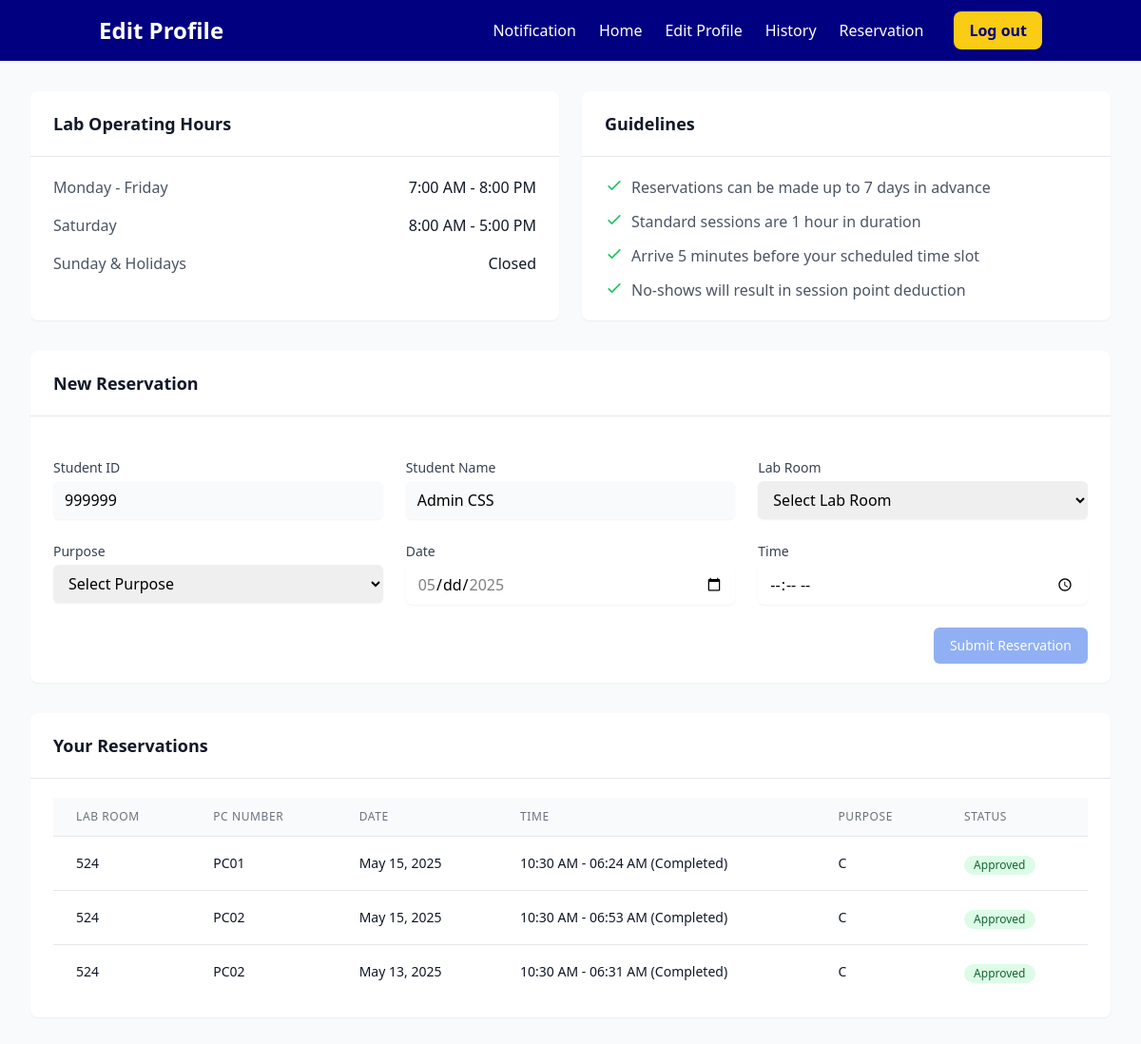
/reservation.php (signed in), run on the app's committed database.
### tables this page shows
CREATE TABLE `users` (
  `ID` int(11) NOT NULL,
  `ID_NUMBER` int(11) NOT NULL,
  `LASTNAME` varchar(50) NOT NULL,
  `FIRSTNAME` varchar(50) NOT NULL,
  `MIDDLENAME` varchar(50) DEFAULT NULL,
  `COURSE` varchar(100) DEFAULT NULL,
  `YEAR` int(11) DEFAULT NULL,
  `USERNAME` varchar(50) NOT NULL,
  `PASSWORD` varchar(100) NOT NULL,
  `EMAIL` varchar(100) NOT NULL,
  `ADDRESS` varchar(30) DEFAULT NULL,
  `SESSION` int(11) DEFAULT 30,
  `IMAGE` varchar(100) DEFAULT NULL,
  `CREATED_AT` timestamp NOT NULL DEFAULT current_timestamp(),
  `user_type` enum('student','admin') NOT NULL DEFAULT 'student',
  `POINTS` int(11) DEFAULT 0
);

CREATE TABLE `reservations` (
  `id` int(11) NOT NULL,
  `student_id` int(11) NOT NULL,
  `lab_room` varchar(10) NOT NULL,
  `pc_number` varchar(10) NOT NULL,
  `purpose` varchar(100) NOT NULL,
  `reservation_date` date NOT NULL,
  `time_in` time NOT NULL,
  `status` enum('pending','approved','disapproved') DEFAULT 'pending',
  `timeout_at` datetime DEFAULT NULL,
  `created_at` timestamp NOT NULL DEFAULT current_timestamp(),
  `updated_at` timestamp NOT NULL DEFAULT current_timestamp() ON UPDATE current_timestamp()
);

### reservation.php (the view, shortened to what the rows shown need)
<?php
$host = 'localhost';
$username = 'root';
$password = '';
$dbname = 'ccs-sit-in';
$conn = new mysqli($host, $username, $password, $dbname);
$canReserve = true;
$reservationMessage = '';
$username = $_SESSION['username'];
$stmt = $conn->prepare("SELECT ID_NUMBER FROM users WHERE USERNAME = ?");
$stmt->bind_param("s", $username);
$stmt->execute();
$result = $stmt->get_result();
$user = $result->fetch_assoc();
$student_id = $user['ID_NUMBER'];
$reservations = $conn->query("
    SELECT r.*, u.FIRSTNAME, u.LASTNAME, u.ID_NUMBER
    FROM reservations r
    JOIN users u ON r.student_id = u.ID_NUMBER
    WHERE r.status IN ('pending', 'approved')
    ORDER BY r.reservation_date DESC, r.time_in ASC
");
?>
<!DOCTYPE html>
<html lang="en">
<head>
     <script src="https://cdn.tailwindcss.com"></script>
    <link rel="stylesheet" href="https://cdnjs.cloudflare.com/ajax/libs/font-awesome/6.0.0/css/all.min.css">
</head>
<body class="bg-gray-100 ">
    <header class="bg-navy-800 shadow-lg">
        <div class="container mx-auto px-4">
            <nav class="flex items-center justify-between h-16">
                <h2 class="text-2xl font-bold text-white">Edit Profile</h2>
            </nav>
        </div>
    </header>
    <div class="min-h-screen bg-gray-50 py-8">
        <div class="max-w-7xl mx-auto px-4 sm:px-6 lg:px-8">
            <div class="bg-white shadow-sm rounded-lg mb-8 hover:shadow-md transition-shadow duration-300">
                <div class="px-6 py-5">
                    <?php if (!$canReserve): ?>
                        <div class="bg-yellow-50 border border-yellow-200 text-yellow-800 px-4 py-3 rounded relative mb-4">
                            <p class="font-medium"><?php echo htmlspecialchars($reservationMessage); ?></p>
                        </div>
                    <?php else: ?>
                        <form id="reservationForm" method="POST" class="space-y-6">
                            <div class="grid grid-cols-1 md:grid-cols-3 gap-6">
                                <div>
                                    <label class="block text-sm font-medium text-gray-700">Student ID</label>
                                    <input type="text" value="<?php echo htmlspecialchars($student_id); ?>" readonly
                                           class="mt-1 block w-full rounded-md border-gray-300 shadow-sm bg-gray-50 py-2 px-3">
                                </div>
                                <div>
                                    <label class="block text-sm font-medium text-gray-700">Student Name</label>
                                    <input type="text" value="<?php echo htmlspecialchars($_SESSION['fullname'] ?? ''); ?>" readonly
                                           class="mt-1 block w-full rounded-md border-gray-300 shadow-sm bg-gray-50 py-2 px-3">
                                </div>
                                <div>
                                    <label class="block text-sm font-medium text-gray-700">Lab Room</label>
                                    <select name="lab_room" id="labRoom" required
                                            class="mt-1 block w-full rounded-md border-gray-300 shadow-sm py-2 px-3">
                                        <option value="">Select Lab Room</option>
                                    </select>
                                </div>
                                <div>
                                    <label class="block text-sm font-medium text-gray-700">Purpose</label>
                                    <select name="purpose" required class="mt-1 block w-full rounded-md border-gray-300 shadow-sm py-2 px-3">
                                        <option value="">Select Purpose</option>
                                    </select>
                                </div>
                                <div>
                                    <label class="block text-sm font-medium text-gray-700">Date</label>
                                    <input type="date" name="date" id="reservationDate" required
                                           min="<?php echo date('Y-m-d'); ?>"
                                           max="<?php echo date('Y-m-d', strtotime('+7 days')); ?>"
                                           class="mt-1 block w-full rounded-md border-gray-300 shadow-sm py-2 px-3">
                                </div>
                                <div>
                                    <label class="block text-sm font-medium text-gray-700">Time</label>
                                    <input type="time" name="time_in" id="timeIn" required
                                           min="07:00" max="20:00"
                                           class="mt-1 block w-full rounded-md border-gray-300 shadow-sm py-2 px-3">
                                </div>
                            </div>
                            <div class="flex justify-end">
                                <button type="submit" name="submit_reservation" id="submitBtn"
                                        class="px-4 py-2 border border-transparent rounded-md shadow-sm text-sm font-medium text-white bg-blue-600 hover:bg-blue-700 focus:outline-none focus:ring-2 focus:ring-offset-2 focus:ring-blue-500 disabled:opacity-50"
                                        disabled>
                                    Submit Reservation
                                </button>
                            </div>
                        </form>
                    <?php endif; ?>
                </div>
            </div>
            <div class="bg-white shadow-sm rounded-lg hover:shadow-md transition-shadow duration-300">
                <div class="px-6 py-5">
                    <?php if (empty($reservations)): ?>
                        <div class="text-center py-8">
                            <svg class="mx-auto h-12 w-12 text-gray-400" fill="none" viewBox="0 0 24 24" stroke="currentColor">
                                <path stroke-linecap="round" stroke-linejoin="round" stroke-width="2" d="M9 5H7a2 2 0 00-2 2v12a2 2 0 002 2h10a2 2 0 002-2V7a2 2 0 00-2-2h-2M9 5a2 2 0 002 2h2a2 2 0 002-2M9 5a2 2 0 012-2h2a2 2 0 012 2"/>
                            </svg>
                            <h3 class="mt-2 text-sm font-medium text-gray-900">No reservations</h3>
                            <p class="mt-1 text-sm text-gray-500">Get started by creating a new reservation.</p>
                        </div>
                    <?php else: ?>
                        <div class="overflow-x-auto">
                            <table class="min-w-full divide-y divide-gray-200">
                                <thead>
                                    <tr>
                                        <th class="px-6 py-3 bg-gray-50 text-left text-xs font-medium text-gray-500 uppercase tracking-wider">Lab Room</th>
                                        <th class="px-6 py-3 bg-gray-50 text-left text-xs font-medium text-gray-500 uppercase tracking-wider">PC Number</th>
                                        <th class="px-6 py-3 bg-gray-50 text-left text-xs font-medium text-gray-500 uppercase tracking-wider">Date</th>
                                        <th class="px-6 py-3 bg-gray-50 text-left text-xs font-medium text-gray-500 uppercase tracking-wider">Time</th>
                                        <th class="px-6 py-3 bg-gray-50 text-left text-xs font-medium text-gray-500 uppercase tracking-wider">Purpose</th>
                                        <th class="px-6 py-3 bg-gray-50 text-left text-xs font-medium text-gray-500 uppercase tracking-wider">Status</th>
                                    </tr>
                                </thead>
                                <tbody class="bg-white divide-y divide-gray-200">
                                    <?php foreach ($reservations as $reservation): ?>
                                    <tr class="hover:bg-gray-50">
                                        <td class="px-6 py-4 whitespace-nowrap text-sm text-gray-900"><?php echo htmlspecialchars($reservation['lab_room']); ?></td>
                                        <td class="px-6 py-4 whitespace-nowrap text-sm text-gray-900"><?php echo htmlspecialchars($reservation['pc_number']); ?></td>
                                        <td class="px-6 py-4 whitespace-nowrap text-sm text-gray-900"><?php echo date('M d, Y', strtotime($reservation['reservation_date'])); ?></td>
                                        <td class="px-6 py-4 whitespace-nowrap text-sm text-gray-900">
                                            <?php
                                            if (!empty($reservation['time_in'])) {
                                                $time_in = date('h:i A', strtotime($reservation['time_in']));
                                                if ($reservation['status'] === 'approved') {
                                                    if (!empty($reservation['timeout_at'])) {
                                                        echo $time_in . ' - ' . date('h:i A', strtotime($reservation['timeout_at'])) . ' (Completed)';
                                                    } else {
                                                        echo $time_in . ' (Active)';
                                                    }
                                                } else {
                                                    echo $time_in;
                                                }
                                            } else {
                                                echo 'Time not set';
                                            }
                                            ?>
                                        </td>
                                        <td class="px-6 py-4 whitespace-nowrap text-sm text-gray-900"><?php echo htmlspecialchars($reservation['purpose']); ?></td>
                                        <td class="px-6 py-4 whitespace-nowrap">
                                            <span class="inline-flex items-center px-2.5 py-0.5 rounded-full text-xs font-medium
                                                <?php
                                                switch($reservation['status']) {
                                                    case 'approved':
                                                        echo 'bg-green-100 text-green-800';
                                                        break;
                                                }
                                                ?>">
                                                <?php echo ucfirst(htmlspecialchars($reservation['status'])); ?>
                                            </span>
                                        </td>
                                    </tr>
                                    <?php endforeach; ?>
                                </tbody>
                            </table>
                        </div>
                    <?php endif; ?>
                </div>
            </div>
        </div>
    </div>
</body>
</html>

### data on the page
users: ID_NUMBER "999999"
reservations: lab_room "524", pc_number "PC01", reservation_date "May 15, 2025", time_in "10:30 AM", timeout_at "06:24 AM", purpose "C", status "Approved"
reservations: lab_room "524", pc_number "PC02", reservation_date "May 15, 2025", time_in "10:30 AM", timeout_at "06:53 AM", purpose "C", status "Approved"
reservations: lab_room "524", pc_number "PC02", reservation_date "May 13, 2025", time_in "10:30 AM", timeout_at "06:31 AM", purpose "C", status "Approved"
